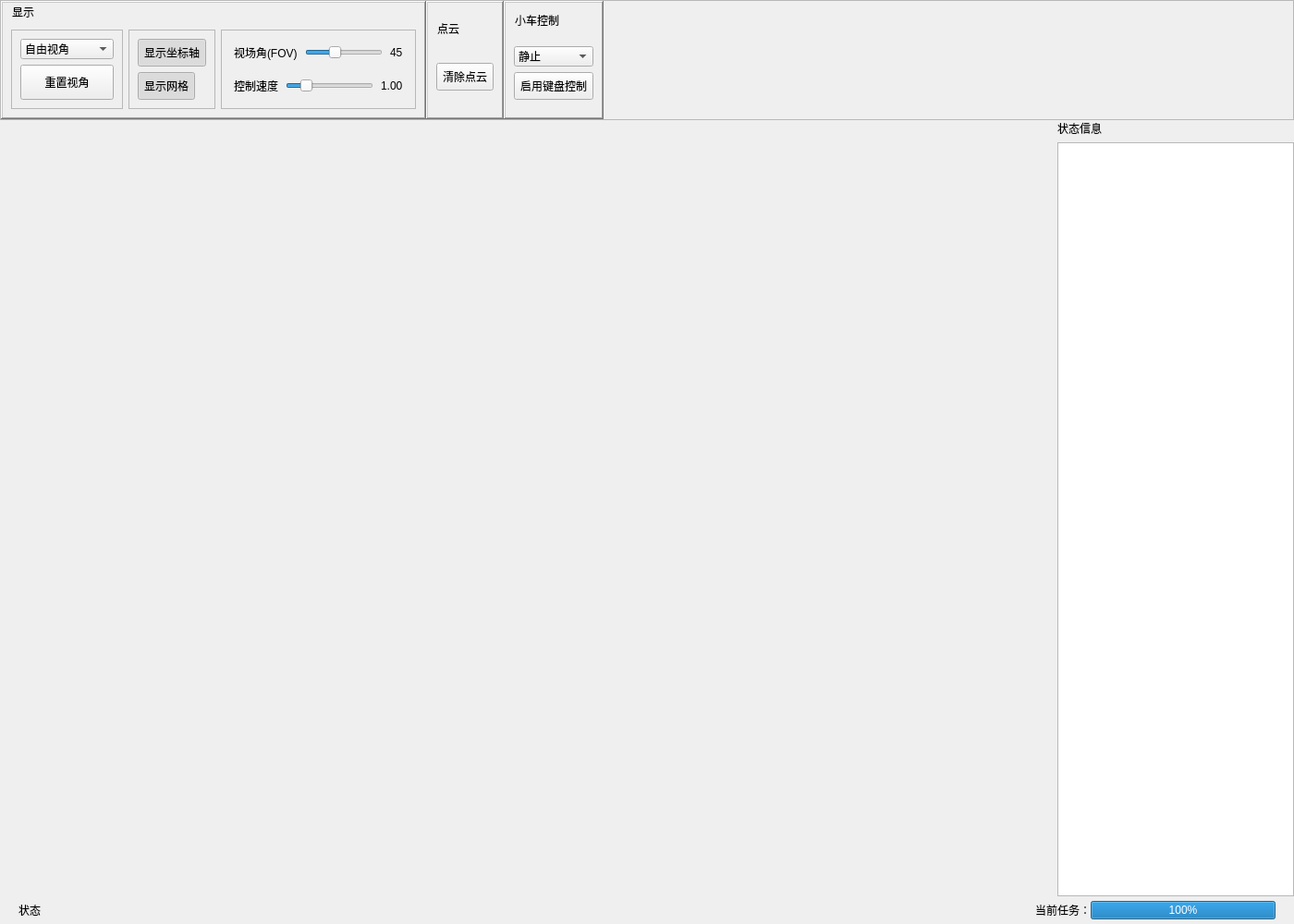
<?xml version="1.0" encoding="UTF-8"?>
<ui version="4.0">
 <class>MainWindow</class>
 <widget class="QMainWindow" name="MainWindow">
  <property name="geometry">
   <rect>
    <x>0</x>
    <y>0</y>
    <width>1400</width>
    <height>1000</height>
   </rect>
  </property>
  <property name="minimumSize">
   <size>
    <width>800</width>
    <height>400</height>
   </size>
  </property>
  <property name="windowTitle">
   <string>MainWindow</string>
  </property>
  <widget class="QWidget" name="centralwidget">
   <property name="sizePolicy">
    <sizepolicy hsizetype="Expanding" vsizetype="Expanding">
     <horstretch>0</horstretch>
     <verstretch>0</verstretch>
    </sizepolicy>
   </property>
   <property name="mouseTracking">
    <bool>false</bool>
   </property>
   <property name="contextMenuPolicy">
    <enum>Qt::DefaultContextMenu</enum>
   </property>
   <property name="autoFillBackground">
    <bool>false</bool>
   </property>
   <layout class="QGridLayout" name="gridLayout">
    <property name="leftMargin">
     <number>0</number>
    </property>
    <property name="topMargin">
     <number>0</number>
    </property>
    <property name="rightMargin">
     <number>0</number>
    </property>
    <property name="bottomMargin">
     <number>0</number>
    </property>
    <property name="spacing">
     <number>0</number>
    </property>
    <item row="0" column="0">
     <widget class="QScrollArea" name="scrollArea">
      <property name="sizePolicy">
       <sizepolicy hsizetype="MinimumExpanding" vsizetype="Minimum">
        <horstretch>0</horstretch>
        <verstretch>0</verstretch>
       </sizepolicy>
      </property>
      <property name="minimumSize">
       <size>
        <width>0</width>
        <height>0</height>
       </size>
      </property>
      <property name="autoFillBackground">
       <bool>false</bool>
      </property>
      <property name="lineWidth">
       <number>0</number>
      </property>
      <property name="verticalScrollBarPolicy">
       <enum>Qt::ScrollBarAlwaysOff</enum>
      </property>
      <property name="horizontalScrollBarPolicy">
       <enum>Qt::ScrollBarAsNeeded</enum>
      </property>
      <property name="sizeAdjustPolicy">
       <enum>QAbstractScrollArea::AdjustToContents</enum>
      </property>
      <property name="widgetResizable">
       <bool>true</bool>
      </property>
      <widget class="QWidget" name="scrollAreaWidgetContents">
       <property name="geometry">
        <rect>
         <x>0</x>
         <y>0</y>
         <width>1398</width>
         <height>128</height>
        </rect>
       </property>
       <property name="sizePolicy">
        <sizepolicy hsizetype="Expanding" vsizetype="Minimum">
         <horstretch>0</horstretch>
         <verstretch>0</verstretch>
        </sizepolicy>
       </property>
       <property name="minimumSize">
        <size>
         <width>0</width>
         <height>0</height>
        </size>
       </property>
       <layout class="QHBoxLayout" name="horizontalLayout_3">
        <property name="spacing">
         <number>0</number>
        </property>
        <property name="leftMargin">
         <number>0</number>
        </property>
        <property name="topMargin">
         <number>0</number>
        </property>
        <property name="rightMargin">
         <number>0</number>
        </property>
        <property name="bottomMargin">
         <number>0</number>
        </property>
        <item>
         <widget class="QFrame" name="displayFrame">
          <property name="sizePolicy">
           <sizepolicy hsizetype="Maximum" vsizetype="Minimum">
            <horstretch>0</horstretch>
            <verstretch>0</verstretch>
           </sizepolicy>
          </property>
          <property name="frameShape">
           <enum>QFrame::WinPanel</enum>
          </property>
          <property name="frameShadow">
           <enum>QFrame::Raised</enum>
          </property>
          <layout class="QVBoxLayout" name="verticalLayout_3">
           <property name="spacing">
            <number>0</number>
           </property>
           <property name="leftMargin">
            <number>0</number>
           </property>
           <property name="topMargin">
            <number>0</number>
           </property>
           <property name="rightMargin">
            <number>0</number>
           </property>
           <property name="bottomMargin">
            <number>0</number>
           </property>
           <item>
            <widget class="QLabel" name="displayLabel">
             <property name="minimumSize">
              <size>
               <width>0</width>
               <height>20</height>
              </size>
             </property>
             <property name="maximumSize">
              <size>
               <width>16777215</width>
               <height>20</height>
              </size>
             </property>
             <property name="text">
              <string>显示</string>
             </property>
             <property name="indent">
              <number>10</number>
             </property>
            </widget>
           </item>
           <item>
            <widget class="QWidget" name="widget" native="true">
             <layout class="QHBoxLayout" name="horizontalLayout_5">
              <item>
               <widget class="QFrame" name="frame_2">
                <property name="sizePolicy">
                 <sizepolicy hsizetype="Preferred" vsizetype="Ignored">
                  <horstretch>0</horstretch>
                  <verstretch>0</verstretch>
                 </sizepolicy>
                </property>
                <property name="frameShape">
                 <enum>QFrame::StyledPanel</enum>
                </property>
                <property name="frameShadow">
                 <enum>QFrame::Raised</enum>
                </property>
                <layout class="QGridLayout" name="gridLayout_4">
                 <item row="0" column="0">
                  <widget class="QComboBox" name="comboBox">
                   <property name="cursor">
                    <cursorShape>PointingHandCursor</cursorShape>
                   </property>
                   <item>
                    <property name="text">
                     <string>自由视角</string>
                    </property>
                   </item>
                   <item>
                    <property name="text">
                     <string>全环绕视角</string>
                    </property>
                   </item>
                   <item>
                    <property name="text">
                     <string>经纬环绕视角</string>
                    </property>
                   </item>
                  </widget>
                 </item>
                 <item row="1" column="0">
                  <widget class="QToolButton" name="resetView">
                   <property name="minimumSize">
                    <size>
                     <width>60</width>
                     <height>30</height>
                    </size>
                   </property>
                   <property name="maximumSize">
                    <size>
                     <width>999</width>
                     <height>60</height>
                    </size>
                   </property>
                   <property name="cursor">
                    <cursorShape>PointingHandCursor</cursorShape>
                   </property>
                   <property name="text">
                    <string>重置视角</string>
                   </property>
                   <property name="checkable">
                    <bool>false</bool>
                   </property>
                   <property name="checked">
                    <bool>false</bool>
                   </property>
                  </widget>
                 </item>
                </layout>
               </widget>
              </item>
              <item>
               <widget class="QFrame" name="frame_3">
                <property name="sizePolicy">
                 <sizepolicy hsizetype="Preferred" vsizetype="Preferred">
                  <horstretch>0</horstretch>
                  <verstretch>0</verstretch>
                 </sizepolicy>
                </property>
                <property name="frameShape">
                 <enum>QFrame::StyledPanel</enum>
                </property>
                <property name="frameShadow">
                 <enum>QFrame::Raised</enum>
                </property>
                <layout class="QGridLayout" name="gridLayout_5">
                 <item row="0" column="0" rowspan="2" colspan="2">
                  <widget class="QToolButton" name="showAxis">
                   <property name="minimumSize">
                    <size>
                     <width>60</width>
                     <height>30</height>
                    </size>
                   </property>
                   <property name="maximumSize">
                    <size>
                     <width>999</width>
                     <height>60</height>
                    </size>
                   </property>
                   <property name="text">
                    <string>显示坐标轴</string>
                   </property>
                   <property name="checkable">
                    <bool>true</bool>
                   </property>
                   <property name="checked">
                    <bool>true</bool>
                   </property>
                  </widget>
                 </item>
                 <item row="2" column="0">
                  <widget class="QToolButton" name="showMesh">
                   <property name="sizePolicy">
                    <sizepolicy hsizetype="Fixed" vsizetype="Fixed">
                     <horstretch>0</horstretch>
                     <verstretch>0</verstretch>
                    </sizepolicy>
                   </property>
                   <property name="minimumSize">
                    <size>
                     <width>60</width>
                     <height>30</height>
                    </size>
                   </property>
                   <property name="maximumSize">
                    <size>
                     <width>999</width>
                     <height>60</height>
                    </size>
                   </property>
                   <property name="text">
                    <string>显示网格</string>
                   </property>
                   <property name="checkable">
                    <bool>true</bool>
                   </property>
                   <property name="checked">
                    <bool>true</bool>
                   </property>
                  </widget>
                 </item>
                </layout>
               </widget>
              </item>
              <item>
               <widget class="QFrame" name="frame_4">
                <property name="sizePolicy">
                 <sizepolicy hsizetype="Preferred" vsizetype="Preferred">
                  <horstretch>0</horstretch>
                  <verstretch>0</verstretch>
                 </sizepolicy>
                </property>
                <property name="frameShape">
                 <enum>QFrame::StyledPanel</enum>
                </property>
                <property name="frameShadow">
                 <enum>QFrame::Raised</enum>
                </property>
                <layout class="QGridLayout" name="gridLayout_6">
                 <item row="0" column="0">
                  <widget class="QFrame" name="frame">
                   <property name="frameShape">
                    <enum>QFrame::NoFrame</enum>
                   </property>
                   <property name="frameShadow">
                    <enum>QFrame::Plain</enum>
                   </property>
                   <property name="lineWidth">
                    <number>0</number>
                   </property>
                   <layout class="QHBoxLayout" name="horizontalLayout_4">
                    <property name="spacing">
                     <number>8</number>
                    </property>
                    <property name="sizeConstraint">
                     <enum>QLayout::SetDefaultConstraint</enum>
                    </property>
                    <property name="leftMargin">
                     <number>4</number>
                    </property>
                    <property name="topMargin">
                     <number>0</number>
                    </property>
                    <property name="rightMargin">
                     <number>4</number>
                    </property>
                    <property name="bottomMargin">
                     <number>0</number>
                    </property>
                    <item>
                     <widget class="QLabel" name="label_4">
                      <property name="text">
                       <string>视场角(FOV)</string>
                      </property>
                     </widget>
                    </item>
                    <item>
                     <widget class="QSlider" name="fovController">
                      <property name="sizePolicy">
                       <sizepolicy hsizetype="Expanding" vsizetype="Minimum">
                        <horstretch>0</horstretch>
                        <verstretch>0</verstretch>
                       </sizepolicy>
                      </property>
                      <property name="minimum">
                       <number>20</number>
                      </property>
                      <property name="maximum">
                       <number>90</number>
                      </property>
                      <property name="value">
                       <number>45</number>
                      </property>
                      <property name="orientation">
                       <enum>Qt::Horizontal</enum>
                      </property>
                     </widget>
                    </item>
                    <item>
                     <widget class="QLabel" name="fovValue">
                      <property name="text">
                       <string>45</string>
                      </property>
                     </widget>
                    </item>
                   </layout>
                  </widget>
                 </item>
                 <item row="1" column="0">
                  <widget class="QFrame" name="frame_5">
                   <property name="frameShape">
                    <enum>QFrame::NoFrame</enum>
                   </property>
                   <property name="frameShadow">
                    <enum>QFrame::Raised</enum>
                   </property>
                   <property name="lineWidth">
                    <number>0</number>
                   </property>
                   <layout class="QHBoxLayout" name="horizontalLayout_6">
                    <property name="spacing">
                     <number>8</number>
                    </property>
                    <property name="leftMargin">
                     <number>4</number>
                    </property>
                    <property name="topMargin">
                     <number>0</number>
                    </property>
                    <property name="rightMargin">
                     <number>4</number>
                    </property>
                    <property name="bottomMargin">
                     <number>0</number>
                    </property>
                    <item>
                     <widget class="QLabel" name="label_5">
                      <property name="text">
                       <string>控制速度</string>
                      </property>
                     </widget>
                    </item>
                    <item>
                     <widget class="QSlider" name="baseSpeedController">
                      <property name="sizePolicy">
                       <sizepolicy hsizetype="Expanding" vsizetype="Minimum">
                        <horstretch>0</horstretch>
                        <verstretch>0</verstretch>
                       </sizepolicy>
                      </property>
                      <property name="minimum">
                       <number>10</number>
                      </property>
                      <property name="maximum">
                       <number>500</number>
                      </property>
                      <property name="singleStep">
                       <number>10</number>
                      </property>
                      <property name="pageStep">
                       <number>25</number>
                      </property>
                      <property name="value">
                       <number>100</number>
                      </property>
                      <property name="tracking">
                       <bool>true</bool>
                      </property>
                      <property name="orientation">
                       <enum>Qt::Horizontal</enum>
                      </property>
                     </widget>
                    </item>
                    <item>
                     <widget class="QLabel" name="baseSpeedValue">
                      <property name="text">
                       <string>1.00</string>
                      </property>
                     </widget>
                    </item>
                   </layout>
                  </widget>
                 </item>
                </layout>
               </widget>
              </item>
             </layout>
            </widget>
           </item>
          </layout>
         </widget>
        </item>
        <item>
         <widget class="QFrame" name="pointCloudFrame">
          <property name="sizePolicy">
           <sizepolicy hsizetype="Maximum" vsizetype="Minimum">
            <horstretch>0</horstretch>
            <verstretch>0</verstretch>
           </sizepolicy>
          </property>
          <property name="frameShape">
           <enum>QFrame::WinPanel</enum>
          </property>
          <property name="frameShadow">
           <enum>QFrame::Raised</enum>
          </property>
          <layout class="QVBoxLayout" name="verticalLayout_4">
           <property name="spacing">
            <number>0</number>
           </property>
           <property name="leftMargin">
            <number>0</number>
           </property>
           <property name="topMargin">
            <number>0</number>
           </property>
           <property name="rightMargin">
            <number>0</number>
           </property>
           <property name="bottomMargin">
            <number>0</number>
           </property>
           <item>
            <widget class="QLabel" name="pointCloudLabel">
             <property name="minimumSize">
              <size>
               <width>0</width>
               <height>20</height>
              </size>
             </property>
             <property name="maximumSize">
              <size>
               <width>16777215</width>
               <height>20</height>
              </size>
             </property>
             <property name="text">
              <string>点云</string>
             </property>
             <property name="indent">
              <number>10</number>
             </property>
            </widget>
           </item>
           <item>
            <widget class="QWidget" name="widget_2" native="true">
             <property name="sizePolicy">
              <sizepolicy hsizetype="Maximum" vsizetype="Maximum">
               <horstretch>0</horstretch>
               <verstretch>0</verstretch>
              </sizepolicy>
             </property>
             <layout class="QGridLayout" name="gridLayout_2">
              <item row="0" column="1">
               <widget class="QToolButton" name="clearPointCloud">
                <property name="minimumSize">
                 <size>
                  <width>60</width>
                  <height>30</height>
                 </size>
                </property>
                <property name="cursor">
                 <cursorShape>PointingHandCursor</cursorShape>
                </property>
                <property name="text">
                 <string>清除点云</string>
                </property>
               </widget>
              </item>
             </layout>
            </widget>
           </item>
          </layout>
         </widget>
        </item>
        <item>
         <widget class="QFrame" name="carControllerFrame">
          <property name="sizePolicy">
           <sizepolicy hsizetype="Maximum" vsizetype="Minimum">
            <horstretch>0</horstretch>
            <verstretch>0</verstretch>
           </sizepolicy>
          </property>
          <property name="frameShape">
           <enum>QFrame::WinPanel</enum>
          </property>
          <property name="frameShadow">
           <enum>QFrame::Raised</enum>
          </property>
          <layout class="QVBoxLayout" name="verticalLayout_5">
           <property name="spacing">
            <number>0</number>
           </property>
           <property name="leftMargin">
            <number>0</number>
           </property>
           <property name="topMargin">
            <number>0</number>
           </property>
           <property name="rightMargin">
            <number>0</number>
           </property>
           <property name="bottomMargin">
            <number>0</number>
           </property>
           <item>
            <widget class="QLabel" name="carControllerLabel">
             <property name="minimumSize">
              <size>
               <width>0</width>
               <height>20</height>
              </size>
             </property>
             <property name="maximumSize">
              <size>
               <width>16777215</width>
               <height>20</height>
              </size>
             </property>
             <property name="text">
              <string>小车控制</string>
             </property>
             <property name="indent">
              <number>10</number>
             </property>
            </widget>
           </item>
           <item>
            <widget class="QWidget" name="widget_3" native="true">
             <property name="sizePolicy">
              <sizepolicy hsizetype="Maximum" vsizetype="Maximum">
               <horstretch>0</horstretch>
               <verstretch>0</verstretch>
              </sizepolicy>
             </property>
             <layout class="QGridLayout" name="gridLayout_3">
              <item row="2" column="1">
               <widget class="QToolButton" name="enableKeyboardControl">
                <property name="minimumSize">
                 <size>
                  <width>60</width>
                  <height>30</height>
                 </size>
                </property>
                <property name="cursor">
                 <cursorShape>PointingHandCursor</cursorShape>
                </property>
                <property name="text">
                 <string>启用键盘控制</string>
                </property>
                <property name="checkable">
                 <bool>true</bool>
                </property>
               </widget>
              </item>
              <item row="1" column="1">
               <widget class="QComboBox" name="carModeSelecter">
                <property name="cursor">
                 <cursorShape>PointingHandCursor</cursorShape>
                </property>
                <item>
                 <property name="text">
                  <string>静止</string>
                 </property>
                </item>
                <item>
                 <property name="text">
                  <string>扫描模式</string>
                 </property>
                </item>
                <item>
                 <property name="text">
                  <string>自由移动</string>
                 </property>
                </item>
               </widget>
              </item>
             </layout>
            </widget>
           </item>
          </layout>
         </widget>
        </item>
        <item>
         <spacer name="horizontalSpacer">
          <property name="orientation">
           <enum>Qt::Horizontal</enum>
          </property>
          <property name="sizeType">
           <enum>QSizePolicy::MinimumExpanding</enum>
          </property>
          <property name="sizeHint" stdset="0">
           <size>
            <width>40</width>
            <height>20</height>
           </size>
          </property>
         </spacer>
        </item>
       </layout>
      </widget>
     </widget>
    </item>
    <item row="2" column="0">
     <widget class="QWidget" name="bottom" native="true">
      <property name="enabled">
       <bool>true</bool>
      </property>
      <property name="sizePolicy">
       <sizepolicy hsizetype="MinimumExpanding" vsizetype="Minimum">
        <horstretch>0</horstretch>
        <verstretch>0</verstretch>
       </sizepolicy>
      </property>
      <property name="minimumSize">
       <size>
        <width>0</width>
        <height>30</height>
       </size>
      </property>
      <property name="maximumSize">
       <size>
        <width>16777215</width>
        <height>200</height>
       </size>
      </property>
      <layout class="QHBoxLayout" name="horizontalLayout">
       <property name="spacing">
        <number>0</number>
       </property>
       <property name="leftMargin">
        <number>20</number>
       </property>
       <property name="topMargin">
        <number>0</number>
       </property>
       <property name="rightMargin">
        <number>20</number>
       </property>
       <property name="bottomMargin">
        <number>0</number>
       </property>
       <item>
        <widget class="QLabel" name="label_2">
         <property name="minimumSize">
          <size>
           <width>0</width>
           <height>30</height>
          </size>
         </property>
         <property name="maximumSize">
          <size>
           <width>16777215</width>
           <height>30</height>
          </size>
         </property>
         <property name="text">
          <string>状态</string>
         </property>
         <property name="indent">
          <number>0</number>
         </property>
        </widget>
       </item>
       <item>
        <spacer name="horizontalSpacer_2">
         <property name="orientation">
          <enum>Qt::Horizontal</enum>
         </property>
         <property name="sizeHint" stdset="0">
          <size>
           <width>40</width>
           <height>20</height>
          </size>
         </property>
        </spacer>
       </item>
       <item>
        <widget class="QLabel" name="label_3">
         <property name="text">
          <string>当前任务：</string>
         </property>
        </widget>
       </item>
       <item>
        <widget class="QProgressBar" name="progressBar">
         <property name="minimumSize">
          <size>
           <width>200</width>
           <height>20</height>
          </size>
         </property>
         <property name="maximumSize">
          <size>
           <width>200</width>
           <height>20</height>
          </size>
         </property>
         <property name="value">
          <number>100</number>
         </property>
        </widget>
       </item>
      </layout>
     </widget>
    </item>
    <item row="1" column="0">
     <widget class="QWidget" name="center" native="true">
      <property name="enabled">
       <bool>true</bool>
      </property>
      <property name="sizePolicy">
       <sizepolicy hsizetype="MinimumExpanding" vsizetype="Minimum">
        <horstretch>0</horstretch>
        <verstretch>0</verstretch>
       </sizepolicy>
      </property>
      <layout class="QHBoxLayout" name="horizontalLayout_2">
       <property name="spacing">
        <number>0</number>
       </property>
       <property name="leftMargin">
        <number>0</number>
       </property>
       <property name="topMargin">
        <number>0</number>
       </property>
       <property name="rightMargin">
        <number>0</number>
       </property>
       <property name="bottomMargin">
        <number>0</number>
       </property>
       <item>
        <widget class="QWidget" name="nav" native="true">
         <property name="sizePolicy">
          <sizepolicy hsizetype="Minimum" vsizetype="Minimum">
           <horstretch>0</horstretch>
           <verstretch>0</verstretch>
          </sizepolicy>
         </property>
         <property name="minimumSize">
          <size>
           <width>50</width>
           <height>0</height>
          </size>
         </property>
         <property name="maximumSize">
          <size>
           <width>120</width>
           <height>16777215</height>
          </size>
         </property>
         <property name="mouseTracking">
          <bool>false</bool>
         </property>
        </widget>
       </item>
       <item>
        <widget class="PointCloudWidget" name="pointCloudWidget" native="true">
         <property name="sizePolicy">
          <sizepolicy hsizetype="MinimumExpanding" vsizetype="Minimum">
           <horstretch>0</horstretch>
           <verstretch>0</verstretch>
          </sizepolicy>
         </property>
        </widget>
       </item>
       <item>
        <widget class="QWidget" name="info" native="true">
         <property name="sizePolicy">
          <sizepolicy hsizetype="Preferred" vsizetype="Minimum">
           <horstretch>0</horstretch>
           <verstretch>0</verstretch>
          </sizepolicy>
         </property>
         <property name="minimumSize">
          <size>
           <width>50</width>
           <height>0</height>
          </size>
         </property>
         <property name="maximumSize">
          <size>
           <width>400</width>
           <height>10000</height>
          </size>
         </property>
         <layout class="QVBoxLayout" name="verticalLayout_2">
          <property name="leftMargin">
           <number>0</number>
          </property>
          <property name="topMargin">
           <number>0</number>
          </property>
          <property name="rightMargin">
           <number>0</number>
          </property>
          <property name="bottomMargin">
           <number>0</number>
          </property>
          <item>
           <widget class="QLabel" name="label">
            <property name="text">
             <string>状态信息</string>
            </property>
           </widget>
          </item>
          <item>
           <widget class="InfoTree" name="infoTree">
            <property name="sizePolicy">
             <sizepolicy hsizetype="Preferred" vsizetype="Expanding">
              <horstretch>0</horstretch>
              <verstretch>0</verstretch>
             </sizepolicy>
            </property>
            <property name="selectionMode">
             <enum>QAbstractItemView::NoSelection</enum>
            </property>
            <attribute name="headerVisible">
             <bool>false</bool>
            </attribute>
           </widget>
          </item>
         </layout>
        </widget>
       </item>
      </layout>
     </widget>
    </item>
   </layout>
  </widget>
  <action name="action">
   <property name="checkable">
    <bool>true</bool>
   </property>
   <property name="checked">
    <bool>true</bool>
   </property>
   <property name="text">
    <string>显示坐标轴</string>
   </property>
  </action>
 </widget>
 <customwidgets>
  <customwidget>
   <class>PointCloudWidget</class>
   <extends>QWidget</extends>
   <header>pointCloudWidget.h</header>
   <container>1</container>
  </customwidget>
  <customwidget>
   <class>InfoTree</class>
   <extends>QTreeView</extends>
   <header>infoTree.h</header>
  </customwidget>
 </customwidgets>
 <resources/>
 <connections/>
</ui>
